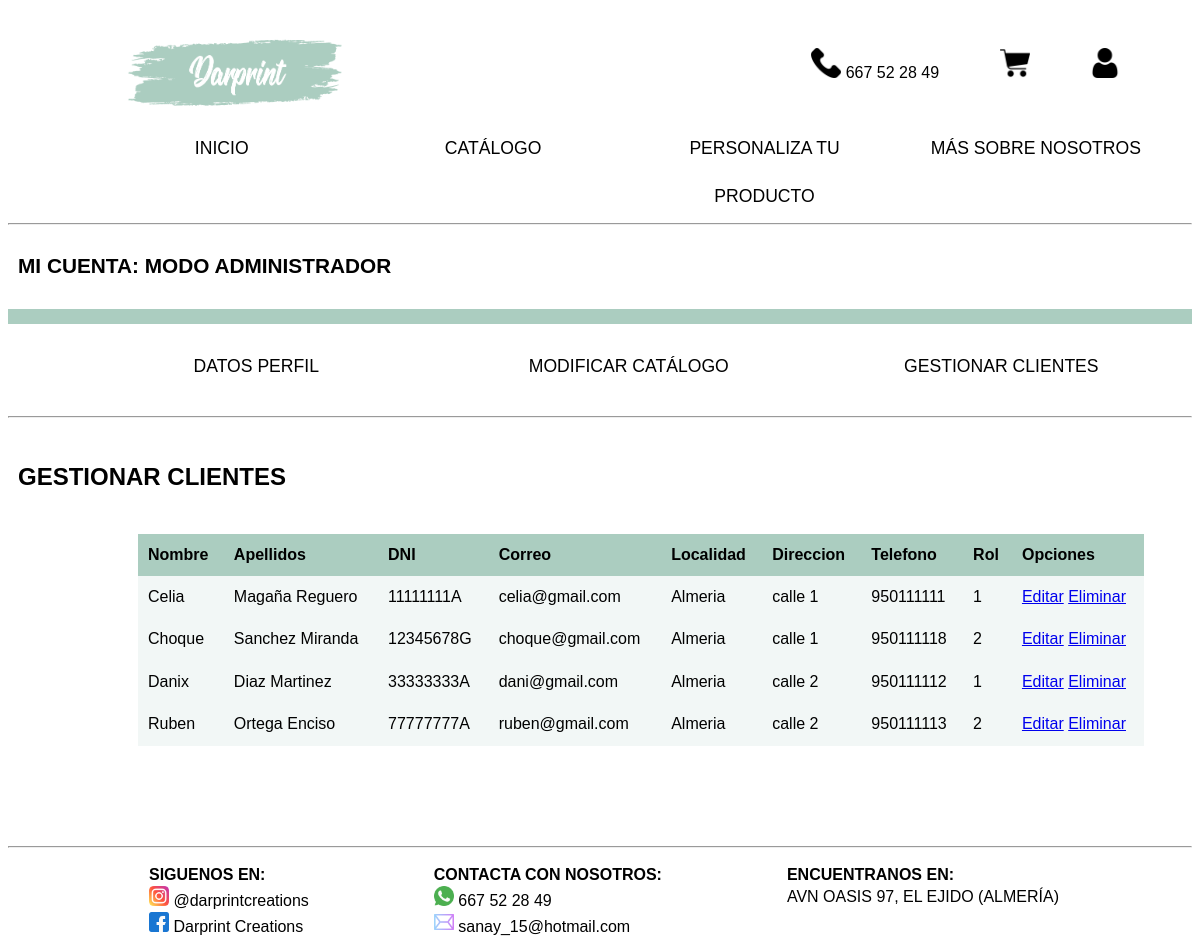
/gestionarClientes.php, run on the app's committed database.
### tables this page shows
CREATE TABLE `usuario` (
  `nombre` varchar(20) NOT NULL,
  `apellidos` varchar(20) NOT NULL,
  `dni` varchar(9) NOT NULL,
  `password` varchar(20) NOT NULL,
  `correo` varchar(20) NOT NULL,
  `localidad` varchar(20) NOT NULL,
  `direccion` varchar(20) NOT NULL,
  `codigoPostal` int(6) NOT NULL,
  `telefono` int(9) NOT NULL,
  `id_rol` int(2) NOT NULL
);

### gestionarClientes.php (the view, shortened to what this page needs)
<!DOCTYPE HTML>
<html lang="es">
<head>
    <link rel="stylesheet" href="estiloGestionarClientes.css">
</head>
<body>
    <header class="header">
        <a href="pagprincipal.php" class="logo"><img
                src="http://localhost/TW/imagenes/logo.png" width="230"
                height="85" /></a>
        <div class="arriba">
            <a title="Telefono" class="telefono"><img
                    src="http://localhost/TW/imagenes/telefono.png"
                    width="30" height="30" /> 667 52 28 49</a>
            <a title="Carrito" class="carrito" href="cestaAdmin.php"><img
                    src="http://localhost/TW/imagenes/carrito.png"
                    alt="Carrito" width="30" height="30" /></a>
            <a title="Usuario" class="usuario" href="permisos.php"><img
                    src="http://localhost/TW/imagenes/usuario.png"
                    alt="Usuario" width="30" height="30" /></a>
        </div>
        <nav class="navigation">
            <ul>
                <li><a href="pagprincipal.php">INICIO</a></li>
                <li><a href="Catalogo.php">CATÁLOGO</a></li>
                <li><a href="personalizaTuProducto.php">PERSONALIZA TU PRODUCTO</a></li>
                <li><a href="masSobreNosotros.php">MÁS SOBRE NOSOTROS</a></li>
            </ul>
        </nav>
    </header>
    <hr>
    <br>
    <div class="titulo">
        <strong><a>MI CUENTA: MODO ADMINISTRADOR</a></strong>
    </div>
    <div class="barra"> </div>
    <main class="main">
        <nav class="navegador">
            <ul>
                <li><a href="cuentaAdmin.php">DATOS PERFIL</a></li>
                <li><a href="modificarCatalogo.php">MODIFICAR CATÁLOGO</a></li>
                <li><a href="gestionarClientes.php">GESTIONAR CLIENTES</a></li>
            </ul>
        </nav>
        <hr>
            <div class="social">
                <strong><a>GESTIONAR CLIENTES</a></strong>
                </div>
                <br> <br>
        <div class="container">
                    <table>
                        <tr>
                            <th> Nombre</th>
                            <th> Apellidos</th>
                            <th> DNI </th>
                            <th> Correo</th>
                            <th> Localidad</th>
                            <th> Direccion</th>
                            <th> Telefono</th>
                            <th> Rol</th>
                            <th> Opciones</th>
                        </tr>
                         <?php
                        $mysqli = new mysqli("localhost","root","","darprintcreations");
                        $resultado = $mysqli->query("SELECT * FROM usuario");
                        if ($resultado){
                            while($row = $resultado->fetch_array()){
                        ?>
                                 <tr>
                                    <td> <?php echo $row['nombre'] ?></td>
                                    <td> <?php echo $row['apellidos'] ?></td>
                                    <td> <?php echo $row['dni'] ?></td>
                                    <td> <?php echo $row['correo']; $correo = $row['correo']; ?></td>
                                    <td> <?php echo $row['localidad'] ?></td>
                                    <td> <?php echo $row['direccion'] ?></td>
                                    <td> <?php echo $row['telefono'] ?></td>
                                    <td> <?php echo $row['id_rol'] ?></td>
                                    <td>
                                        <a class= "link_edit" href="gestionarClientesFormulario.php?correo=<?php echo $row['correo'];?>">Editar</a>
                                        <a class= "link_delete" onclick="return ConfirmDelete()"
                                         href="eliminarUsuario.php?correo=<?php echo $row['correo'];?>">Eliminar</a>
                                    </td>
                                </tr>
<?php
                            }
                        }
                        ?>
                    </table>
                </div>
    </main>
    <hr>
    <footer class="footer">
        <div class="piedepagina">
            <div class="siguenos">
                <strong><a>SIGUENOS EN:</a></strong>
                <a title="Telefono" class="telefono"><img
                        src="http://localhost/TW/imagenes/instagram.png"
                        width="20" height="20" /> @darprintcreations</a>
                <a title="Telefono" class="telefono"><img
                        src="http://localhost/TW/imagenes/facebook.png"
                        width="20" height="20" /> Darprint Creations</a>
            </div>
            <div class="contacta">
                <strong><a>CONTACTA CON NOSOTROS:</a></strong>
                <a title="Telefono" class="telefono"><img
                        src="http://localhost/TW/imagenes/whatsapp.png"
                        width="20" height="20" /> 667 52 28 49</a>
                <a title="Telefono" class="telefono"><img
                        src="http://localhost/TW/imagenes/correo.png"
                        width="20" height="20" /> sanay_15@hotmail.com</a>
            </div>
            <div class="encuentra">
                <strong><a>ENCUENTRANOS EN:</a></strong>
                <a title="Telefono" class="telefono"> AVN OASIS 97, EL EJIDO (ALMERÍA)</a>
            </div>
        </div>
    </footer>
</body>
</html>

### estiloGestionarClientes.css (style rules this page uses)
body { font-family: 'Gill Sans', 'Gill Sans MT', 'Calibri', 'Trebuchet MS', sans-serif; background-color:white; line-height: 1.4em; }
.header { background-color: white; color: black; padding: 1rem; }
.header a { margin: 0em .5em .5em 6em; }
.arriba { float: right; align-items: center; justify-content: space-between; margin: 1.5em .5em .5em .5em; }
.arriba a { text-align: right; margin: 1.5em 3em .5em 0.5em; }
.navigation ul { font-size: 110%; align-items: center; list-style: none; display: flex; justify-content: space-evenly; margin: 0em .5em 2em 1em; }
.navigation ul li { display: inline-block; height: 3rem; width: 170rem; }
.navigation ul li a { text-align: center; display: block; transition: all 0.2s; color: black; text-decoration:none; margin: .5em .5em .5em 1em; line-height: 3rem; }
.piedepagina { line-height: 1.4em; margin: 1em .5em 0em 1em; justify-content: space-evenly; display: flex; }
.siguenos { flex-direction: column; display: flex; justify-content: space-evenly; }
.contacta { flex-direction: column; display: flex; }
.encuentra { flex-direction: column; display: flex; }
.barra { margin-top: 30px; height: 15px; background-color:#ABCDC0; }
.titulo a { font-size: 130%; margin-left: 10px; }
.navegador ul { font-size: 110%; align-items: center; list-style: none; display: flex; justify-content: space-evenly; margin: .5em .5em 2em 1em; }
.navegador ul li { display: inline-block; height: 3rem; width: 170rem; }
.navegador ul li a { text-align: center; display: block; transition: all 0.2s; color: black; text-decoration:none; margin: .5em .5em .5em 1em; line-height: 3rem; }
.social { width: 50rem; margin-top: 3rem; font-size: 1.5rem; margin-left: 10px; }
table { border-collapse: collapse; font-size: 12pt; font-family: 'arial'; width: 85%; background: #f2f7f6; margin-left: 130px; margin-bottom: 100px; }
table th { text-align: left; padding: 10px; background: #ABCDC0; color: black; }
table td { padding: 10px; }

### data on the page
usuario: nombre "Celia", apellidos "Magaña Reguero", dni "11111111A", correo "celia@gmail.com", localidad "Almeria", direccion "calle 1", telefono "950111111", id_rol "1"
usuario: nombre "Choque", apellidos "Sanchez Miranda", dni "12345678G", correo "choque@gmail.com", localidad "Almeria", direccion "calle 1", telefono "950111118", id_rol "2"
usuario: nombre "Danix", apellidos "Diaz Martinez", dni "33333333A", correo "dani@gmail.com", localidad "Almeria", direccion "calle 2", telefono "950111112", id_rol "1"
usuario: nombre "Ruben", apellidos "Ortega Enciso", dni "77777777A", correo "ruben@gmail.com", localidad "Almeria", direccion "calle 2", telefono "950111113", id_rol "2"
